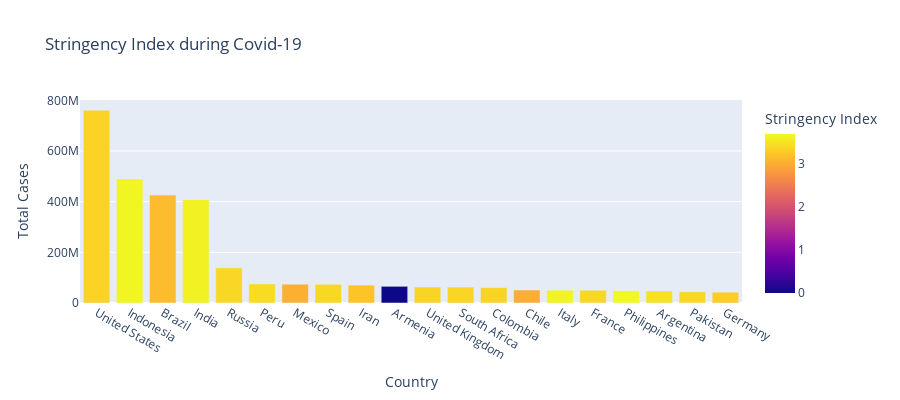

Here is the notebook cell this chart was saved with:
### Markdown cell above
Another important column in this dataset is the stringency index. It is a composite measure of response indicatrs, including school closures, workplace closures and travel bans. It shows how strictly countries are following these measures to control the spread of covid-19:

### Code cell
fig = px.bar(info, x = 'Country', y = 'Total Cases', 
             hover_data = ['Population', 'Total Deaths'],
             color = 'Stringency Index', height = 400,
             title = 'Stringency Index during Covid-19')
fig.show()

### Figure 1 — Plotly figure (JSON) as saved in the notebook; plotly's stock layout.template omitted (floating-point values rounded to 4 significant figures)
{"data": [{"alignmentgroup": "True", "customdata": [[19.62, 29139980], [19.43, 9168032], [19.17, 14342127], [21.05, 7248130], [18.8, 2642435], [17.31, 3044986], [18.67, 7296660], [17.66, 5514199], [18.25, 3552131], [14.9, 2387268], [18.03, 7280594], [17.9, 1362533], [17.75, 2016697], [16.77, 1285554], [17.92, 6664225], [17.99, 5649590], [18.51, 1562716], [17.63, 1077506], [19.21, 877637], [18.24, 1650211]], "hovertemplate": "Country=%{x}<br>Total Cases=%{y}<br>Population=%{customdata[0]}<br>Total Deaths=%{customdata[1]}<br>Stringency Index=%{marker.color}<extra></extra>", "legendgroup": "", "marker": {"color": [3.351, 3.64, 3.136, 3.611, 3.38, 3.43, 3.019, 3.394, 3.207, 0, 3.354, 3.364, 3.358, 2.989, 3.63, 3.386, 3.678, 3.475, 3.386, 3.285], "coloraxis": "coloraxis", "pattern": {"shape": ""}}, "name": "", "offsetgroup": "", "orientation": "v", "showlegend": false, "textposition": "auto", "type": "bar", "x": ["United States", "Indonesia", "Brazil", "India", "Russia", "Peru", "Mexico", "Spain", "Iran", "Armenia", "United Kingdom", "South Africa", "Colombia", "Chile", "Italy", "France", "Philippines", "Argentina", "Pakistan", "Germany"], "xaxis": "x", "y": [761184687, 489687127, 426003311, 407893299, 138661367, 75320488, 74353246, 73808620, 70877101, 65844325, 63174296, 63135859, 60725640, 51268034, 50752853, 50419935, 48470198, 47157884, 44115377, 42937034], "yaxis": "y"}], "layout": {"barmode": "relative", "coloraxis": {"colorbar": {"title": {"text": "Stringency Index"}}, "colorscale": [[0, "#0d0887"], [0.1111, "#46039f"], [0.2222, "#7201a8"], [0.3333, "#9c179e"], [0.4444, "#bd3786"], [0.5556, "#d8576b"], [0.6667, "#ed7953"], [0.7778, "#fb9f3a"], [0.8889, "#fdca26"], [1, "#f0f921"]]}, "height": 400, "legend": {"tracegroupgap": 0}, "title": {"text": "Stringency Index during Covid-19"}, "xaxis": {"anchor": "y", "domain": [0, 1], "title": {"text": "Country"}}, "yaxis": {"anchor": "x", "domain": [0, 1], "title": {"text": "Total Cases"}}}}
